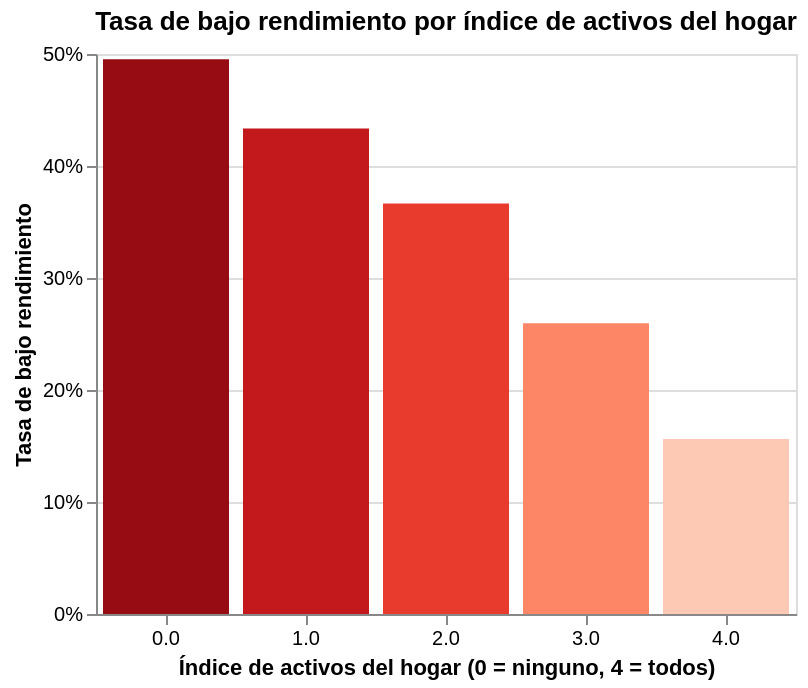

The code cell stored with this chart in its notebook:
### Code cell
# Índice de activos vs tasa de riesgo.
# El P1 confirmó que a mayor índice de activos, mayor puntaje.

activos_risk = (
    df_model.dropna(subset=['indice_activos'])
    .groupby('indice_activos')[TARGET]
    .mean()
    .reset_index()
    .rename(columns={TARGET: 'tasa_riesgo'})
)
activos_risk['indice_activos'] = activos_risk['indice_activos'].astype(str)

chart_activos = alt.Chart(activos_risk).mark_bar().encode(
    x=alt.X('indice_activos:O', title='Índice de activos del hogar (0 = ninguno, 4 = todos)',
            axis=alt.Axis(labelAngle=0)),
    y=alt.Y('tasa_riesgo:Q', title='Tasa de bajo rendimiento', axis=alt.Axis(format='%')),
    color=alt.Color('tasa_riesgo:Q', scale=alt.Scale(scheme='reds'), legend=None)
).properties(
    width=350, height=280,
    title='Tasa de bajo rendimiento por índice de activos del hogar'
)

chart_activos

### Figure 1 — Vega specification as saved in the notebook (floating-point values rounded to 4 significant figures)
{"$schema": "https://vega.github.io/schema/vega/v6.json", "data": [{"name": "source_0", "values": [{"indice_activos": "0.0", "tasa_riesgo": 0.4953, "tasa_riesgo_end": 0.4953, "tasa_riesgo_start": 0.0}, {"indice_activos": "1.0", "tasa_riesgo": 0.4335, "tasa_riesgo_end": 0.4335, "tasa_riesgo_start": 0.0}, {"indice_activos": "2.0", "tasa_riesgo": 0.3665, "tasa_riesgo_end": 0.3665, "tasa_riesgo_start": 0.0}, {"indice_activos": "3.0", "tasa_riesgo": 0.2595, "tasa_riesgo_end": 0.2595, "tasa_riesgo_start": 0.0}, {"indice_activos": "4.0", "tasa_riesgo": 0.1561, "tasa_riesgo_end": 0.1561, "tasa_riesgo_start": 0.0}]}, {"name": "source_0_x_domain_indice_activos", "values": [{"indice_activos": "0.0"}, {"indice_activos": "1.0"}, {"indice_activos": "2.0"}, {"indice_activos": "3.0"}, {"indice_activos": "4.0"}]}, {"name": "source_0_color_domain_tasa_riesgo", "values": [{"min": 0.1561, "max": 0.4953}]}], "marks": [{"type": "rect", "name": "marks", "from": {"data": "source_0"}, "encode": {"update": {"fill": {"field": "tasa_riesgo", "scale": "color"}, "width": {"signal": "max(0.25, bandwidth('x'))"}, "x": {"field": "indice_activos", "scale": "x"}, "y": {"field": "tasa_riesgo_end", "scale": "y"}, "y2": {"field": "tasa_riesgo_start", "scale": "y"}}}, "style": ["bar"]}], "scales": [{"name": "x", "type": "band", "domain": {"data": "source_0_x_domain_indice_activos", "field": "indice_activos", "sort": true}, "range": [0, {"signal": "width"}], "paddingOuter": 0.05, "paddingInner": 0.1}, {"name": "y", "type": "linear", "domain": {"data": "source_0", "fields": ["tasa_riesgo_start", "tasa_riesgo_end"]}, "range": [{"signal": "height"}, 0], "nice": true, "zero": true}, {"name": "color", "type": "linear", "domain": [{"signal": "(data(\"source_0_color_domain_tasa_riesgo\")[0] || {}).min"}, {"signal": "(data(\"source_0_color_domain_tasa_riesgo\")[0] || {}).max"}], "range": {"scheme": "reds"}, "zero": false, "interpolate": "hcl"}], "axes": [{"scale": "y", "zindex": 0, "domain": false, "maxExtent": 0, "labels": false, "aria": false, "orient": "left", "minExtent": 0, "gridScale": "x", "grid": true, "tickCount": {"signal": "ceil(height/40)"}, "ticks": false}, {"scale": "x", "orient": "bottom", "zindex": 0, "title": "Índice de activos del hogar (0 = ninguno, 4 = todos)", "grid": false, "labelAngle": 0, "labelBaseline": "top"}, {"scale": "y", "zindex": 0, "grid": false, "format": "%", "labelOverlap": true, "title": "Tasa de bajo rendimiento", "orient": "left", "tickCount": {"signal": "ceil(height/40)"}}], "title": {"text": "Tasa de bajo rendimiento por índice de activos del hogar", "frame": "group"}, "background": "white", "width": 350, "style": "cell", "padding": 5, "height": 280}
